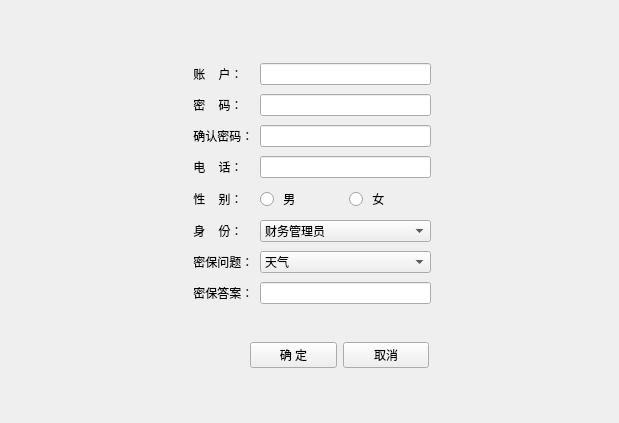
<?xml version="1.0" encoding="UTF-8"?>
<ui version="4.0">
 <class>register_2</class>
 <widget class="QWidget" name="register_2">
  <property name="geometry">
   <rect>
    <x>0</x>
    <y>0</y>
    <width>619</width>
    <height>423</height>
   </rect>
  </property>
  <property name="windowTitle">
   <string>Form</string>
  </property>
  <widget class="QWidget" name="gridLayoutWidget">
   <property name="geometry">
    <rect>
     <x>190</x>
     <y>60</y>
     <width>241</width>
     <height>251</height>
    </rect>
   </property>
   <layout class="QGridLayout" name="gridLayout">
    <item row="3" column="1">
     <widget class="QLineEdit" name="surePwdlineEdit"/>
    </item>
    <item row="8" column="1">
     <widget class="QComboBox" name="comboBox">
      <item>
       <property name="text">
        <string>天气</string>
       </property>
      </item>
      <item>
       <property name="text">
        <string>我的生日</string>
       </property>
      </item>
      <item>
       <property name="text">
        <string>我的电话</string>
       </property>
      </item>
      <item>
       <property name="text">
        <string>我父亲的电话</string>
       </property>
      </item>
      <item>
       <property name="text">
        <string>我母亲的电话</string>
       </property>
      </item>
     </widget>
    </item>
    <item row="2" column="0">
     <widget class="QLabel" name="label_2">
      <property name="text">
       <string> 密    码：</string>
      </property>
     </widget>
    </item>
    <item row="3" column="0">
     <widget class="QLabel" name="label_6">
      <property name="text">
       <string> 确认密码：</string>
      </property>
     </widget>
    </item>
    <item row="0" column="1">
     <widget class="QLineEdit" name="namelineEdit"/>
    </item>
    <item row="6" column="1">
     <layout class="QHBoxLayout" name="horizontalLayout_2">
      <item>
       <widget class="QRadioButton" name="nan_radioButton">
        <property name="text">
         <string> 男  </string>
        </property>
       </widget>
      </item>
      <item>
       <widget class="QRadioButton" name="nv_radioButton">
        <property name="text">
         <string> 女</string>
        </property>
       </widget>
      </item>
     </layout>
    </item>
    <item row="6" column="0">
     <widget class="QLabel" name="label_5">
      <property name="text">
       <string> 性    别：</string>
      </property>
     </widget>
    </item>
    <item row="5" column="1">
     <widget class="QLineEdit" name="phonelineEdit"/>
    </item>
    <item row="9" column="0">
     <widget class="QLabel" name="label_3">
      <property name="text">
       <string> 密保答案：</string>
      </property>
     </widget>
    </item>
    <item row="0" column="0">
     <widget class="QLabel" name="label">
      <property name="text">
       <string> 账    户：</string>
      </property>
     </widget>
    </item>
    <item row="5" column="0">
     <widget class="QLabel" name="label_4">
      <property name="text">
       <string> 电    话：</string>
      </property>
     </widget>
    </item>
    <item row="2" column="1">
     <widget class="QLineEdit" name="pwdlineEdit"/>
    </item>
    <item row="9" column="1">
     <widget class="QLineEdit" name="emalineEdit_3"/>
    </item>
    <item row="8" column="0">
     <widget class="QLabel" name="label_7">
      <property name="text">
       <string> 密保问题：</string>
      </property>
     </widget>
    </item>
    <item row="7" column="0">
     <widget class="QLabel" name="label_8">
      <property name="text">
       <string> 身    份：</string>
      </property>
     </widget>
    </item>
    <item row="7" column="1">
     <widget class="QComboBox" name="comboBox_2">
      <item>
       <property name="text">
        <string>财务管理员</string>
       </property>
      </item>
      <item>
       <property name="text">
        <string>信息管理员</string>
       </property>
      </item>
      <item>
       <property name="text">
        <string>停车场管理员</string>
       </property>
      </item>
     </widget>
    </item>
   </layout>
  </widget>
  <widget class="QWidget" name="layoutWidget">
   <property name="geometry">
    <rect>
     <x>250</x>
     <y>340</y>
     <width>179</width>
     <height>31</height>
    </rect>
   </property>
   <layout class="QHBoxLayout" name="horizontalLayout">
    <item>
     <widget class="QPushButton" name="firmpushButton_2">
      <property name="text">
       <string>确 定</string>
      </property>
     </widget>
    </item>
    <item>
     <widget class="QPushButton" name="concelpushButton">
      <property name="text">
       <string>取消</string>
      </property>
     </widget>
    </item>
   </layout>
  </widget>
 </widget>
 <resources/>
 <connections/>
</ui>
